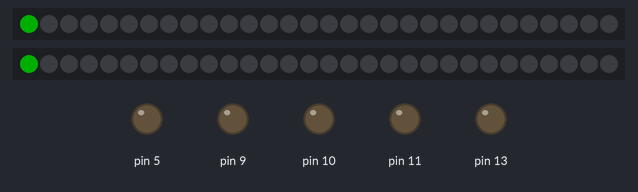
Simulated run of this sketch. Board: Arduino Uno, built with avr-gcc and run on an emulated ATmega328P. Shown: 2 × 30 RGB LEDs in strip order, left to right, output pins drawn as LEDs (lit = HIGH). Dim RGB values are drawn brighter than linear.

Above: at 0.15 s.
At 4.65 s:
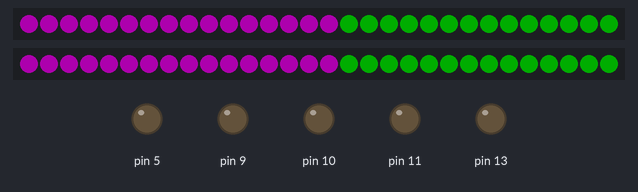
At 9.15 s:
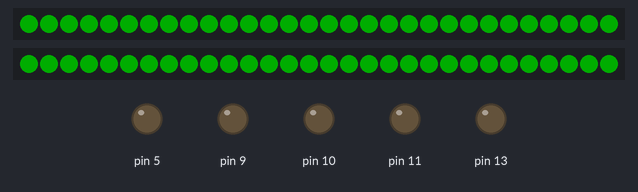
At 17.75 s:
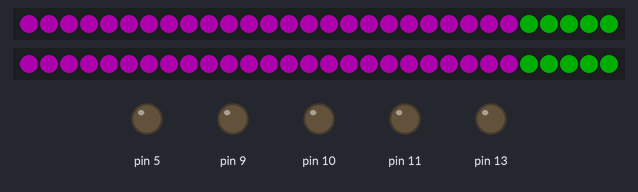
At 26.95 s:
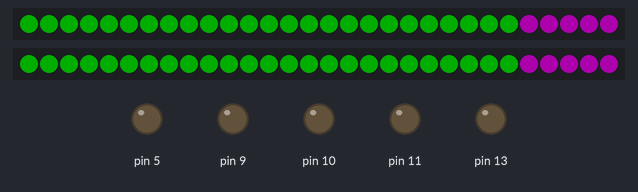
At 36.6 s:
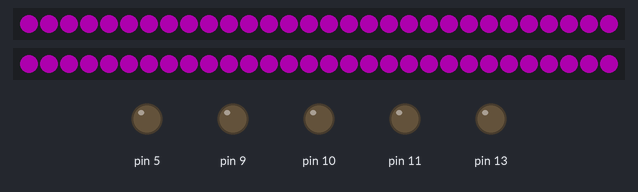

The sketch:

arcade.ino
```cpp
#include <arduino-timer.h>
#include <Adafruit_NeoPixel.h>

auto timer_1 = timer_create_default();
//auto timer_2 = timer_create_default();

// available patterns for leds
enum LEDPattern {
  off, // LED fully off
  on, // LED fully on
  fade, // fade between on and off
};

// represents a button with an LED
struct LEDButton {
  int pin; // pin the LED is attached to
  LEDPattern pattern; // pattern the LED is performing
  uint8_t brightness; // used for fade pattern
  int8_t fade;
};

// initialize led buttons
LEDButton p1_green = {11, off, 0, 5};
LEDButton p1_purple = {13, off, 0, 5};
LEDButton p2_green = {9, off, 0, 5};
LEDButton p2_purple = {10, off, 0, 5};
LEDButton red = {5, off, 0, 5};
int right_led_strip = 3;
int right_idx = 0;
int right_update_flag = false;
Adafruit_NeoPixel right_strip(30, right_led_strip, NEO_GRB + NEO_KHZ800);
int left_led_strip = 6;
int left_idx = 0;
int left_update_flag = false;
Adafruit_NeoPixel left_strip(30, left_led_strip, NEO_GRB + NEO_KHZ800);


// create buffer with one byte for each button
const byte numBytes = 5;
byte recievedBytes[numBytes];

// track whether data was just populated
boolean newData = false;

// timer period for fade pattern
int timer_period = 30000;

void setup() {
  right_strip.begin();
  right_strip.show();
  right_strip.setBrightness(50);
  left_strip.begin();
  left_strip.show();
  left_strip.setBrightness(50);

  //setup timer
  timer_1.every(30, updatePatterns);
  timer_1.every(100, updateColorWipe);

  // setup serial
  Serial.begin(115200);
}

void loop() {
  timer_1.tick();
  //timer_2.tick();

  // receive bytes from game
  recvWithEndMarker();

  // update LED patterns
  updateLEDs();

  // update right neopixel strip
  if (right_update_flag) {
    if (right_idx < 30) {
      right_strip.setPixelColor(right_idx, right_strip.Color(0,255,0));         //  Set pixel's color (in RAM)
      right_strip.show();
      right_idx ++;
    }else if (right_idx >= 30 && right_idx < 60) {
      right_strip.setPixelColor(right_idx - 30, right_strip.Color(255,0,255));         //  Set pixel's color (in RAM)
      right_strip.show();
      right_idx ++;
    } else {
      right_idx = 0;
    }
    right_update_flag = false;
  }

  // update left neopixel strip
  if (left_update_flag) {
    if (left_idx < 30) {
      left_strip.setPixelColor(left_idx, left_strip.Color(0,255,0));         //  Set pixel's color (in RAM)
      left_strip.show();
      left_idx ++;
    }else if (left_idx >= 30 && left_idx < 60) {
      left_strip.setPixelColor(left_idx - 30, left_strip.Color(255,0,255));         //  Set pixel's color (in RAM)
      left_strip.show();
      left_idx ++;
    } else {
      left_idx = 0;
    }
    left_update_flag = false;
  }
}

void recvWithEndMarker() {
  // tracks index of bytes received
  static byte idx = 0;

  // byte representing the end of a serial message
  byte endMarker = 255;

  byte rb;

  // read bytes and add to buffer
  if (Serial.available() > 0) {
    while (Serial.available() && newData == false) {
      rb = Serial.read();

      if (rb != endMarker) {
        recievedBytes[idx] = rb;
        idx ++;

      } else {
        idx = 0;
        newData = true;
      }
    }
  }
}

void updateLEDs() {

  // update patterns if new data available
  if (newData == true) {

    p1_green.pattern = (LEDPattern)recievedBytes[0];
    p1_purple.pattern = (LEDPattern)recievedBytes[1];
    p2_green.pattern = (LEDPattern)recievedBytes[2];
    p2_purple.pattern = (LEDPattern)recievedBytes[3];
    red.pattern = (LEDPattern)recievedBytes[4];

    newData = false;
  }


}

void updatePattern(LEDButton &led_button) {
  if (led_button.pattern == off) { // off pattern
    analogWrite(led_button.pin, 0);
    // reset fade params
    led_button.brightness = 0;
    led_button.fade = 5;
  } else if (led_button.pattern == on) { // on pattern
    analogWrite(led_button.pin, 255);
    // reset fade params
    led_button.brightness = 0;
    led_button.fade = 5;
  } else if (led_button.pattern == fade) { // fade pattern
    led_button.brightness += led_button.fade;
    analogWrite(led_button.pin, led_button.brightness);
    if (led_button.brightness >= 255 || led_button.brightness <= 0) {
      led_button.fade *= -1;
    }
  }
}

// update all led button patterns
void updatePatterns(void *) {
  updatePattern(p1_green);
  updatePattern(p1_purple);
  updatePattern(p2_green);
  updatePattern(p2_purple);
  updatePattern(red);

  return true;
}

void updateColorWipe(void *) {
  //Serial.println(right_idx);
  right_update_flag = true;
  left_update_flag = true;

  return true;
}
```
